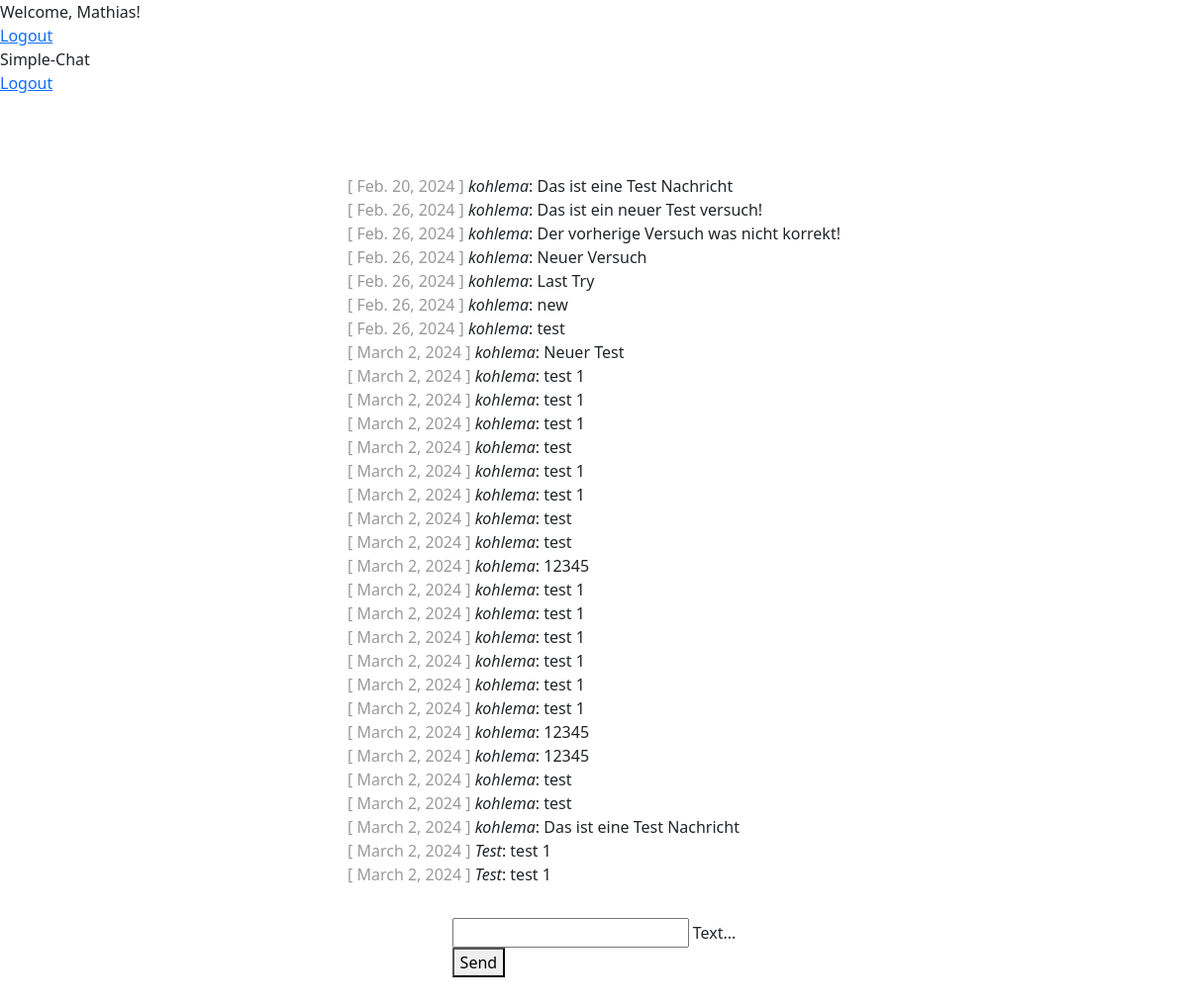
The app's page /chat/ (signed in), older data.
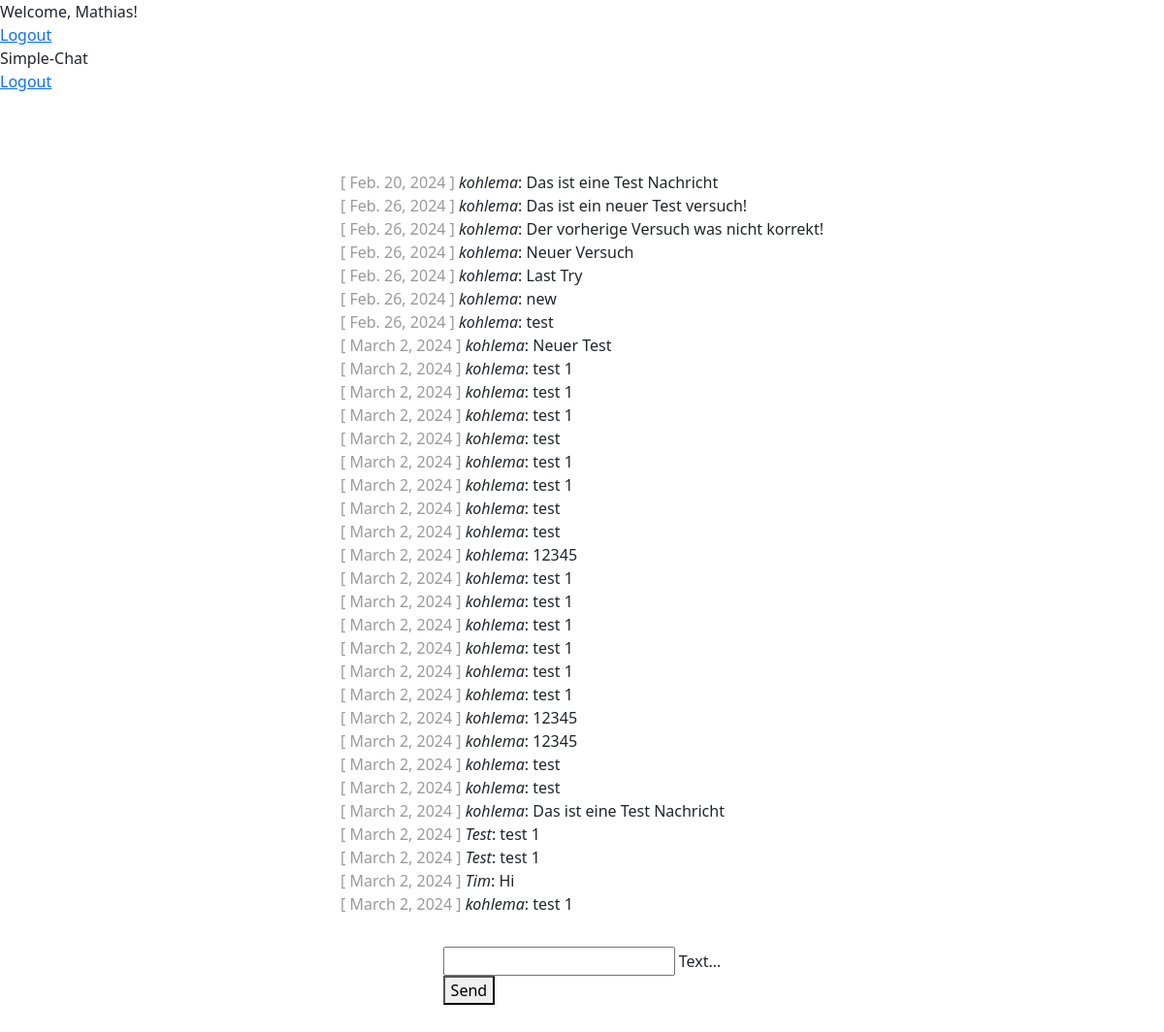
The same page, newer data.
### chat/models.py (models this page shows)
class Message(models.Model):
    text = models.CharField(max_length=500)
    created_at = models.DateField(default=date.today)
    chat = models.ForeignKey(Chat, on_delete=models.CASCADE, related_name='chat_message_set', default=None, blank=True, null=True)
    author = models.ForeignKey(settings.AUTH_USER_MODEL, on_delete=models.CASCADE, related_name='author_message_set')
    receiver = models.ForeignKey(settings.AUTH_USER_MODEL, on_delete=models.CASCADE, related_name='receiver_message_set')

### chat/views.py (the view, shortened to what this page needs)
# urls.py: path('chat/', index, name="chat"),
@login_required(login_url='/login_user/')                                #Verweist auf die Login Seite
def index(request):
    chat_messages = Message.objects.filter(chat__id=1)              #chat__id=1 = object__mit der id 1 => gibt ein Array zurück
    return render(
        request,
        'chat/index.html',
        {'chat_messages': chat_messages}
    )

### chat/templates/chat/index.html (shortened to what this page needs)
{% extends "base.html" %}
{% block content %} {% if request.user.is_authenticated %}
<div id="messageContainer">
	{% for message in chat_messages %}
	<div>
		<span class="color-gray">[ {{ message.created_at }} ]</span>
		<i>{{ message.author }}</i>: {{ message.text }}
	</div>
	{% endfor %}
</div>
<form
	class="form-style"
	onsubmit="sendMessage(request.user.first_name); return false;"
	method="POST"
>
	<div class="mdl-textfield mdl-js-textfield mdl-textfield--floating-label">
		<input
			name="messagefield"
			class="mdl-textfield__input"
			type="text"
			id="messagefield"
		/>
		<label class="mdl-textfield__label" for="messagefield">Text...</label>
	</div>
	<button
		class="mdl-button mdl-js-button mdl-button--raised mdl-js-ripple-effect mdl-button--accent"
		type="submit"
	>
		Send
	</button>
</form>
{% else %}
<h1>Not logged in!</h1>
<p>
	You are not logged in. Please log in.<br />
	Please follow the Link for <a href="{% url 'login_user' %}">Login</a>.
</p>
{% endif %} {% endblock %}

Row changes from the older to the newer data that the page shows:
added Message: created_at "March 2, 2024", author "Tim", text "Hi"
added Message: created_at "March 2, 2024", author "kohlema", text "test 1"
